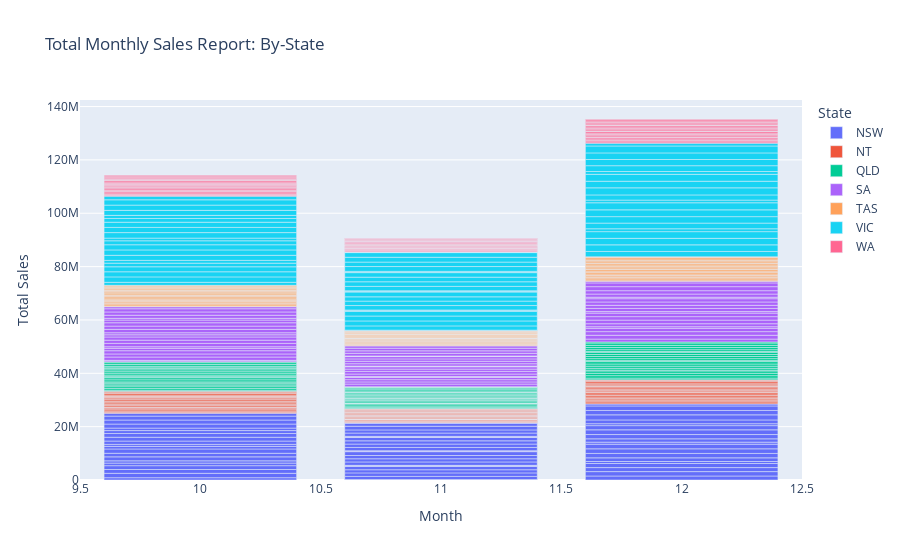
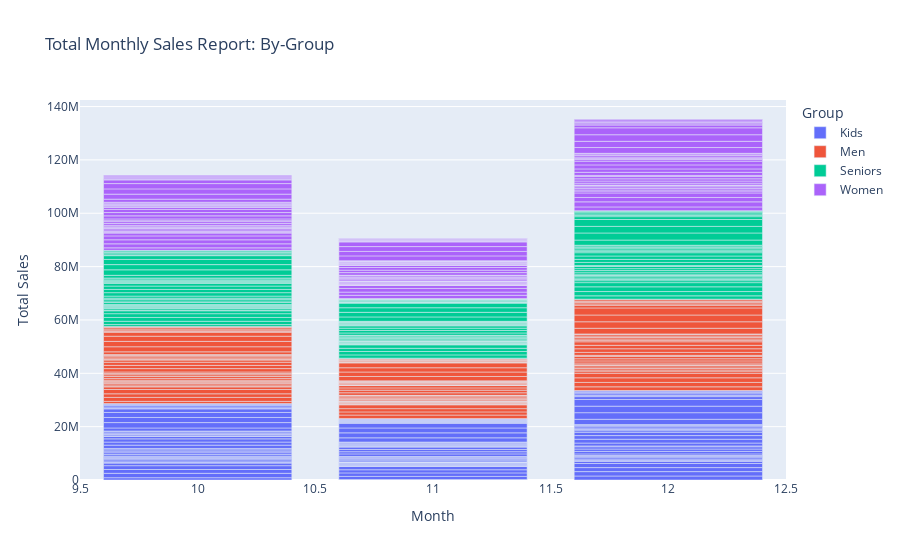

Notebook code for these charts, in order:
### Code cell
color_list=['State','Group']

for c in color_list:

    fig_monthly=px.bar(vis_freq_df, x='Month',y=['Sales'],color=c, title="Total Monthly Sales Report: By-"+c)

    fig_monthly.update_layout(xaxis_title="Month",yaxis_title="Total Sales")

    fig_monthly.show()
# vis_freq_df
